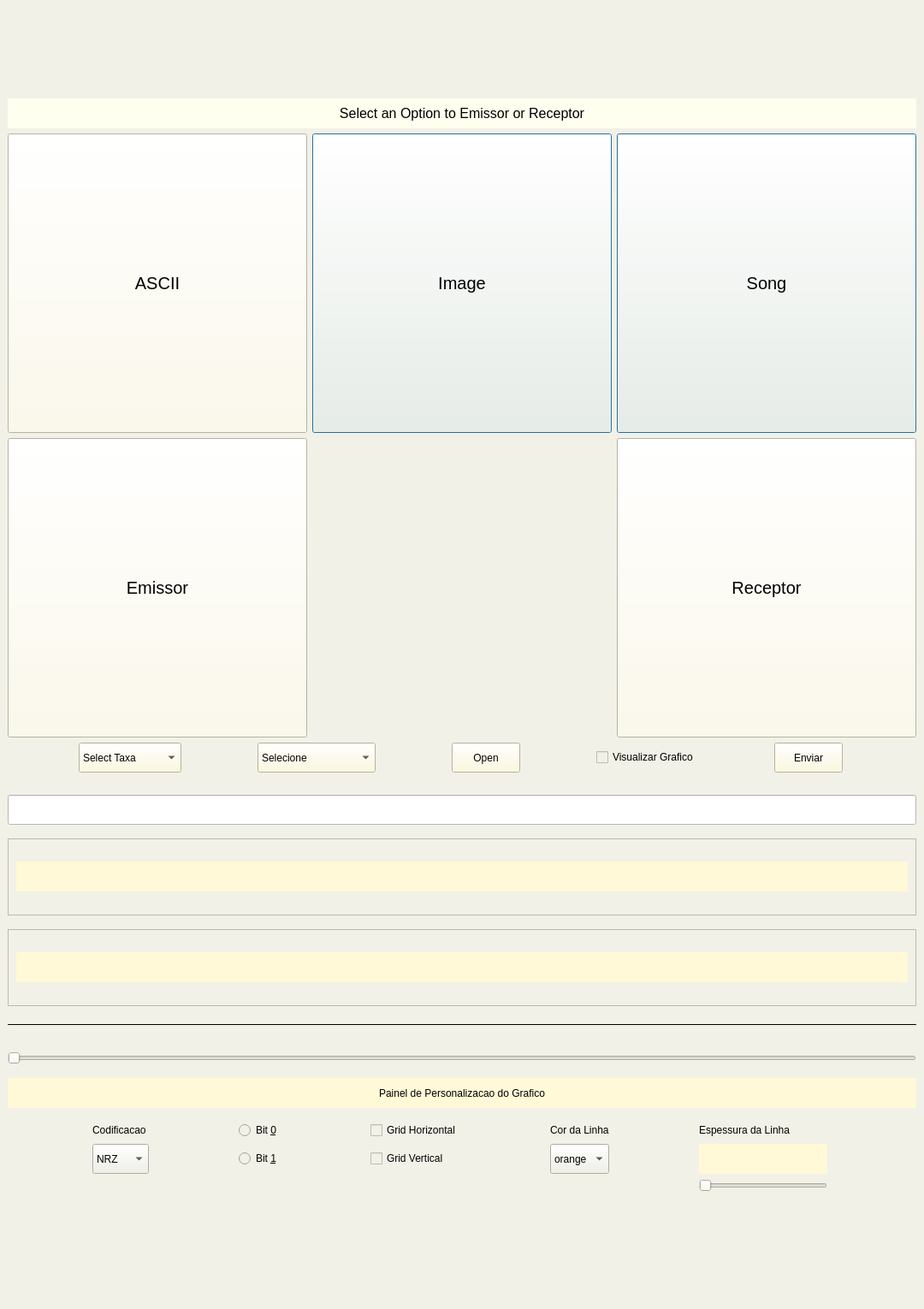
<?xml version="1.0" encoding="UTF-8"?>
<ui version="4.0">
 <class>MainWindow</class>
 <widget class="QMainWindow" name="MainWindow">
  <property name="geometry">
   <rect>
    <x>0</x>
    <y>0</y>
    <width>1080</width>
    <height>1530</height>
   </rect>
  </property>
  <property name="sizePolicy">
   <sizepolicy hsizetype="Fixed" vsizetype="Fixed">
    <horstretch>0</horstretch>
    <verstretch>0</verstretch>
   </sizepolicy>
  </property>
  <property name="minimumSize">
   <size>
    <width>1080</width>
    <height>450</height>
   </size>
  </property>
  <property name="maximumSize">
   <size>
    <width>1080</width>
    <height>16777215</height>
   </size>
  </property>
  <property name="baseSize">
   <size>
    <width>1080</width>
    <height>0</height>
   </size>
  </property>
  <property name="windowTitle">
   <string>MainWindow</string>
  </property>
  <property name="windowOpacity">
   <double>1.000000000000000</double>
  </property>
  <property name="toolTipDuration">
   <number>0</number>
  </property>
  <property name="styleSheet">
   <string notr="true">background-color: rgb(241, 241, 231);</string>
  </property>
  <widget class="QWidget" name="centralwidget">
   <layout class="QGridLayout" name="gridLayout_2">
    <item row="6" column="0">
     <layout class="QGridLayout" name="gridLayout_3">
      <item row="6" column="0">
       <widget class="QLabel" name="label5">
        <property name="sizePolicy">
         <sizepolicy hsizetype="Expanding" vsizetype="Fixed">
          <horstretch>0</horstretch>
          <verstretch>0</verstretch>
         </sizepolicy>
        </property>
        <property name="minimumSize">
         <size>
          <width>0</width>
          <height>35</height>
         </size>
        </property>
        <property name="styleSheet">
         <string notr="true">background-color: rgb(255, 249, 215);</string>
        </property>
        <property name="text">
         <string>Painel de Personalizacao do Grafico</string>
        </property>
        <property name="alignment">
         <set>Qt::AlignCenter</set>
        </property>
       </widget>
      </item>
      <item row="7" column="0">
       <spacer name="verticalSpacer_12">
        <property name="orientation">
         <enum>Qt::Vertical</enum>
        </property>
        <property name="sizeType">
         <enum>QSizePolicy::Fixed</enum>
        </property>
        <property name="sizeHint" stdset="0">
         <size>
          <width>20</width>
          <height>10</height>
         </size>
        </property>
       </spacer>
      </item>
      <item row="2" column="0">
       <spacer name="verticalSpacer_11">
        <property name="orientation">
         <enum>Qt::Vertical</enum>
        </property>
        <property name="sizeType">
         <enum>QSizePolicy::Fixed</enum>
        </property>
        <property name="sizeHint" stdset="0">
         <size>
          <width>20</width>
          <height>10</height>
         </size>
        </property>
       </spacer>
      </item>
      <item row="5" column="0">
       <spacer name="verticalSpacer_8">
        <property name="orientation">
         <enum>Qt::Vertical</enum>
        </property>
        <property name="sizeHint" stdset="0">
         <size>
          <width>20</width>
          <height>10</height>
         </size>
        </property>
       </spacer>
      </item>
      <item row="0" column="0">
       <layout class="QVBoxLayout" name="graphLayout">
        <property name="sizeConstraint">
         <enum>QLayout::SetMinimumSize</enum>
        </property>
       </layout>
      </item>
      <item row="9" column="0">
       <layout class="QGridLayout" name="gridLayout_6">
        <item row="1" column="0">
         <widget class="QComboBox" name="comboBox3">
          <property name="sizePolicy">
           <sizepolicy hsizetype="Fixed" vsizetype="Fixed">
            <horstretch>0</horstretch>
            <verstretch>0</verstretch>
           </sizepolicy>
          </property>
          <property name="minimumSize">
           <size>
            <width>0</width>
            <height>35</height>
           </size>
          </property>
          <item>
           <property name="text">
            <string>NRZ</string>
           </property>
          </item>
          <item>
           <property name="text">
            <string>NRZ-L</string>
           </property>
          </item>
          <item>
           <property name="text">
            <string>NRZ-I</string>
           </property>
          </item>
         </widget>
        </item>
        <item row="0" column="4">
         <widget class="QLabel" name="label8">
          <property name="sizePolicy">
           <sizepolicy hsizetype="Fixed" vsizetype="Fixed">
            <horstretch>0</horstretch>
            <verstretch>0</verstretch>
           </sizepolicy>
          </property>
          <property name="text">
           <string>Espessura da Linha</string>
          </property>
         </widget>
        </item>
        <item row="1" column="3">
         <widget class="QComboBox" name="comboBox4">
          <property name="sizePolicy">
           <sizepolicy hsizetype="Fixed" vsizetype="Fixed">
            <horstretch>0</horstretch>
            <verstretch>0</verstretch>
           </sizepolicy>
          </property>
          <property name="minimumSize">
           <size>
            <width>0</width>
            <height>35</height>
           </size>
          </property>
          <item>
           <property name="text">
            <string>orange</string>
           </property>
          </item>
          <item>
           <property name="text">
            <string>blue</string>
           </property>
          </item>
          <item>
           <property name="text">
            <string>cian</string>
           </property>
          </item>
          <item>
           <property name="text">
            <string>yellow</string>
           </property>
          </item>
          <item>
           <property name="text">
            <string>pink</string>
           </property>
          </item>
          <item>
           <property name="text">
            <string>green</string>
           </property>
          </item>
          <item>
           <property name="text">
            <string>red</string>
           </property>
          </item>
          <item>
           <property name="text">
            <string>white</string>
           </property>
          </item>
          <item>
           <property name="text">
            <string>purple</string>
           </property>
          </item>
         </widget>
        </item>
        <item row="0" column="1">
         <widget class="QRadioButton" name="radioButton1">
          <property name="sizePolicy">
           <sizepolicy hsizetype="Fixed" vsizetype="Fixed">
            <horstretch>0</horstretch>
            <verstretch>0</verstretch>
           </sizepolicy>
          </property>
          <property name="text">
           <string>Bit &amp;0</string>
          </property>
         </widget>
        </item>
        <item row="0" column="0">
         <widget class="QLabel" name="label6">
          <property name="sizePolicy">
           <sizepolicy hsizetype="Fixed" vsizetype="Fixed">
            <horstretch>0</horstretch>
            <verstretch>0</verstretch>
           </sizepolicy>
          </property>
          <property name="text">
           <string>Codificacao</string>
          </property>
         </widget>
        </item>
        <item row="0" column="2">
         <widget class="QCheckBox" name="checkBox2">
          <property name="text">
           <string>Grid Horizontal</string>
          </property>
         </widget>
        </item>
        <item row="1" column="1">
         <widget class="QRadioButton" name="radioButton2">
          <property name="text">
           <string>Bit &amp;1</string>
          </property>
         </widget>
        </item>
        <item row="1" column="4">
         <widget class="QLabel" name="label9">
          <property name="sizePolicy">
           <sizepolicy hsizetype="Fixed" vsizetype="Fixed">
            <horstretch>0</horstretch>
            <verstretch>0</verstretch>
           </sizepolicy>
          </property>
          <property name="minimumSize">
           <size>
            <width>50</width>
            <height>35</height>
           </size>
          </property>
          <property name="maximumSize">
           <size>
            <width>150</width>
            <height>16777215</height>
           </size>
          </property>
          <property name="styleSheet">
           <string notr="true">background-color: rgb(255, 249, 215);</string>
          </property>
          <property name="text">
           <string/>
          </property>
         </widget>
        </item>
        <item row="1" column="2">
         <widget class="QCheckBox" name="checkBox3">
          <property name="sizePolicy">
           <sizepolicy hsizetype="Fixed" vsizetype="Fixed">
            <horstretch>0</horstretch>
            <verstretch>0</verstretch>
           </sizepolicy>
          </property>
          <property name="text">
           <string>Grid Vertical</string>
          </property>
         </widget>
        </item>
        <item row="0" column="3">
         <widget class="QLabel" name="label7">
          <property name="sizePolicy">
           <sizepolicy hsizetype="Fixed" vsizetype="Fixed">
            <horstretch>0</horstretch>
            <verstretch>0</verstretch>
           </sizepolicy>
          </property>
          <property name="text">
           <string>Cor da Linha</string>
          </property>
         </widget>
        </item>
        <item row="2" column="4">
         <widget class="QSlider" name="horizontalSlider1">
          <property name="sizePolicy">
           <sizepolicy hsizetype="Fixed" vsizetype="Fixed">
            <horstretch>0</horstretch>
            <verstretch>0</verstretch>
           </sizepolicy>
          </property>
          <property name="minimumSize">
           <size>
            <width>150</width>
            <height>0</height>
           </size>
          </property>
          <property name="maximumSize">
           <size>
            <width>16777215</width>
            <height>100</height>
           </size>
          </property>
          <property name="orientation">
           <enum>Qt::Horizontal</enum>
          </property>
         </widget>
        </item>
       </layout>
      </item>
      <item row="3" column="0">
       <widget class="QSlider" name="horizontalSlider2">
        <property name="sizePolicy">
         <sizepolicy hsizetype="Expanding" vsizetype="Expanding">
          <horstretch>0</horstretch>
          <verstretch>0</verstretch>
         </sizepolicy>
        </property>
        <property name="orientation">
         <enum>Qt::Horizontal</enum>
        </property>
       </widget>
      </item>
     </layout>
    </item>
    <item row="1" column="0">
     <layout class="QGridLayout" name="gridLayout_5">
      <item row="1" column="0">
       <widget class="QPushButton" name="pushButton1">
        <property name="enabled">
         <bool>true</bool>
        </property>
        <property name="sizePolicy">
         <sizepolicy hsizetype="Expanding" vsizetype="Fixed">
          <horstretch>0</horstretch>
          <verstretch>0</verstretch>
         </sizepolicy>
        </property>
        <property name="minimumSize">
         <size>
          <width>0</width>
          <height>350</height>
         </size>
        </property>
        <property name="font">
         <font>
          <pointsize>15</pointsize>
         </font>
        </property>
        <property name="mouseTracking">
         <bool>false</bool>
        </property>
        <property name="statusTip">
         <string notr="true"/>
        </property>
        <property name="autoFillBackground">
         <bool>false</bool>
        </property>
        <property name="styleSheet">
         <string notr="true">background-color: rgb(255, 250, 230);</string>
        </property>
        <property name="text">
         <string>ASCII</string>
        </property>
        <property name="icon">
         <iconset>
          <normalon>Imagens/ASCII.png</normalon>
         </iconset>
        </property>
        <property name="iconSize">
         <size>
          <width>160</width>
          <height>160</height>
         </size>
        </property>
        <property name="checkable">
         <bool>false</bool>
        </property>
        <property name="checked">
         <bool>false</bool>
        </property>
        <property name="autoRepeat">
         <bool>false</bool>
        </property>
        <property name="autoExclusive">
         <bool>false</bool>
        </property>
        <property name="autoDefault">
         <bool>false</bool>
        </property>
        <property name="default">
         <bool>false</bool>
        </property>
       </widget>
      </item>
      <item row="0" column="0" colspan="3">
       <widget class="QLabel" name="label1">
        <property name="sizePolicy">
         <sizepolicy hsizetype="Expanding" vsizetype="Fixed">
          <horstretch>0</horstretch>
          <verstretch>0</verstretch>
         </sizepolicy>
        </property>
        <property name="minimumSize">
         <size>
          <width>0</width>
          <height>35</height>
         </size>
        </property>
        <property name="font">
         <font>
          <pointsize>12</pointsize>
         </font>
        </property>
        <property name="styleSheet">
         <string notr="true">background-color: rgb(255, 255, 239);</string>
        </property>
        <property name="text">
         <string>Select an Option to Emissor or Receptor</string>
        </property>
        <property name="alignment">
         <set>Qt::AlignCenter</set>
        </property>
       </widget>
      </item>
      <item row="1" column="2">
       <widget class="QPushButton" name="pushButton3">
        <property name="sizePolicy">
         <sizepolicy hsizetype="Expanding" vsizetype="Expanding">
          <horstretch>0</horstretch>
          <verstretch>0</verstretch>
         </sizepolicy>
        </property>
        <property name="minimumSize">
         <size>
          <width>0</width>
          <height>350</height>
         </size>
        </property>
        <property name="font">
         <font>
          <pointsize>15</pointsize>
         </font>
        </property>
        <property name="statusTip">
         <string notr="true"/>
        </property>
        <property name="styleSheet">
         <string notr="true">background-color: rgb(255, 250, 230);</string>
        </property>
        <property name="text">
         <string>Song</string>
        </property>
        <property name="icon">
         <iconset>
          <normalon>Imagens/SONG.png</normalon>
         </iconset>
        </property>
        <property name="iconSize">
         <size>
          <width>150</width>
          <height>150</height>
         </size>
        </property>
        <property name="autoDefault">
         <bool>false</bool>
        </property>
        <property name="default">
         <bool>true</bool>
        </property>
        <property name="flat">
         <bool>false</bool>
        </property>
       </widget>
      </item>
      <item row="1" column="1">
       <widget class="QPushButton" name="pushButton2">
        <property name="sizePolicy">
         <sizepolicy hsizetype="Expanding" vsizetype="Expanding">
          <horstretch>0</horstretch>
          <verstretch>0</verstretch>
         </sizepolicy>
        </property>
        <property name="minimumSize">
         <size>
          <width>0</width>
          <height>350</height>
         </size>
        </property>
        <property name="font">
         <font>
          <pointsize>15</pointsize>
         </font>
        </property>
        <property name="styleSheet">
         <string notr="true">background-color: rgb(255, 250, 230);</string>
        </property>
        <property name="text">
         <string>Image</string>
        </property>
        <property name="icon">
         <iconset>
          <normalon>Imagens/IMAGE.png</normalon>
         </iconset>
        </property>
        <property name="iconSize">
         <size>
          <width>150</width>
          <height>150</height>
         </size>
        </property>
        <property name="default">
         <bool>true</bool>
        </property>
        <property name="flat">
         <bool>false</bool>
        </property>
       </widget>
      </item>
      <item row="2" column="0">
       <widget class="QPushButton" name="pushButton4">
        <property name="sizePolicy">
         <sizepolicy hsizetype="Expanding" vsizetype="Fixed">
          <horstretch>0</horstretch>
          <verstretch>0</verstretch>
         </sizepolicy>
        </property>
        <property name="minimumSize">
         <size>
          <width>0</width>
          <height>350</height>
         </size>
        </property>
        <property name="font">
         <font>
          <pointsize>15</pointsize>
         </font>
        </property>
        <property name="styleSheet">
         <string notr="true">background-color: rgb(255, 250, 230);</string>
        </property>
        <property name="text">
         <string>Emissor</string>
        </property>
        <property name="icon">
         <iconset>
          <normaloff>Imagens/receive.png</normaloff>Imagens/receive.png</iconset>
        </property>
        <property name="iconSize">
         <size>
          <width>150</width>
          <height>150</height>
         </size>
        </property>
       </widget>
      </item>
      <item row="2" column="2">
       <widget class="QPushButton" name="pushButton5">
        <property name="sizePolicy">
         <sizepolicy hsizetype="Expanding" vsizetype="Fixed">
          <horstretch>0</horstretch>
          <verstretch>0</verstretch>
         </sizepolicy>
        </property>
        <property name="minimumSize">
         <size>
          <width>0</width>
          <height>350</height>
         </size>
        </property>
        <property name="font">
         <font>
          <pointsize>15</pointsize>
         </font>
        </property>
        <property name="styleSheet">
         <string notr="true">background-color: rgb(255, 250, 230);</string>
        </property>
        <property name="text">
         <string>Receptor</string>
        </property>
        <property name="icon">
         <iconset>
          <normaloff>Imagens/receive.png</normaloff>Imagens/receive.png</iconset>
        </property>
        <property name="iconSize">
         <size>
          <width>150</width>
          <height>150</height>
         </size>
        </property>
       </widget>
      </item>
     </layout>
    </item>
    <item row="2" column="0">
     <layout class="QGridLayout" name="gridLayout">
      <item row="0" column="0">
       <layout class="QVBoxLayout" name="verticalLayout">
        <item>
         <layout class="QHBoxLayout" name="horizontalLayout_4">
          <item>
           <widget class="QComboBox" name="comboBox1">
            <property name="sizePolicy">
             <sizepolicy hsizetype="Fixed" vsizetype="Fixed">
              <horstretch>0</horstretch>
              <verstretch>0</verstretch>
             </sizepolicy>
            </property>
            <property name="minimumSize">
             <size>
              <width>120</width>
              <height>35</height>
             </size>
            </property>
            <property name="styleSheet">
             <string notr="true">background-color: rgb(255, 249, 215);</string>
            </property>
            <item>
             <property name="text">
              <string>Select Taxa</string>
             </property>
            </item>
            <item>
             <property name="text">
              <string>9600</string>
             </property>
            </item>
            <item>
             <property name="text">
              <string>115200</string>
             </property>
            </item>
           </widget>
          </item>
          <item>
           <widget class="QComboBox" name="comboBox2">
            <property name="sizePolicy">
             <sizepolicy hsizetype="Fixed" vsizetype="Fixed">
              <horstretch>0</horstretch>
              <verstretch>0</verstretch>
             </sizepolicy>
            </property>
            <property name="minimumSize">
             <size>
              <width>0</width>
              <height>35</height>
             </size>
            </property>
            <property name="styleSheet">
             <string notr="true">background-color: rgb(255, 249, 215);</string>
            </property>
            <item>
             <property name="text">
              <string>Selecione</string>
             </property>
            </item>
            <item>
             <property name="text">
              <string>Entrada em Texto</string>
             </property>
            </item>
            <item>
             <property name="text">
              <string>Entrada em Arquivo</string>
             </property>
            </item>
           </widget>
          </item>
          <item>
           <widget class="QPushButton" name="pushButton6">
            <property name="sizePolicy">
             <sizepolicy hsizetype="Fixed" vsizetype="Fixed">
              <horstretch>0</horstretch>
              <verstretch>0</verstretch>
             </sizepolicy>
            </property>
            <property name="minimumSize">
             <size>
              <width>0</width>
              <height>35</height>
             </size>
            </property>
            <property name="styleSheet">
             <string notr="true">background-color: rgb(255, 249, 215);</string>
            </property>
            <property name="text">
             <string>Open</string>
            </property>
           </widget>
          </item>
          <item>
           <widget class="QCheckBox" name="checkBox1">
            <property name="sizePolicy">
             <sizepolicy hsizetype="Fixed" vsizetype="Fixed">
              <horstretch>0</horstretch>
              <verstretch>0</verstretch>
             </sizepolicy>
            </property>
            <property name="text">
             <string>Visualizar Grafico</string>
            </property>
           </widget>
          </item>
          <item>
           <widget class="QPushButton" name="pushButton7">
            <property name="sizePolicy">
             <sizepolicy hsizetype="Fixed" vsizetype="Fixed">
              <horstretch>0</horstretch>
              <verstretch>0</verstretch>
             </sizepolicy>
            </property>
            <property name="minimumSize">
             <size>
              <width>0</width>
              <height>35</height>
             </size>
            </property>
            <property name="styleSheet">
             <string notr="true">background-color: rgb(255, 249, 215);</string>
            </property>
            <property name="text">
             <string>Enviar</string>
            </property>
           </widget>
          </item>
         </layout>
        </item>
       </layout>
      </item>
      <item row="1" column="0">
       <spacer name="verticalSpacer_3">
        <property name="orientation">
         <enum>Qt::Vertical</enum>
        </property>
        <property name="sizeType">
         <enum>QSizePolicy::Fixed</enum>
        </property>
        <property name="sizeHint" stdset="0">
         <size>
          <width>20</width>
          <height>20</height>
         </size>
        </property>
       </spacer>
      </item>
      <item row="7" column="0">
       <widget class="QScrollArea" name="scrollArea2">
        <property name="sizePolicy">
         <sizepolicy hsizetype="Expanding" vsizetype="Fixed">
          <horstretch>0</horstretch>
          <verstretch>0</verstretch>
         </sizepolicy>
        </property>
        <property name="minimumSize">
         <size>
          <width>0</width>
          <height>90</height>
         </size>
        </property>
        <property name="maximumSize">
         <size>
          <width>16777215</width>
          <height>90</height>
         </size>
        </property>
        <property name="styleSheet">
         <string notr="true"/>
        </property>
        <property name="widgetResizable">
         <bool>true</bool>
        </property>
        <widget class="QWidget" name="scrollAreaWidgetContents_2">
         <property name="geometry">
          <rect>
           <x>0</x>
           <y>0</y>
           <width>1062</width>
           <height>86</height>
          </rect>
         </property>
         <layout class="QHBoxLayout" name="horizontalLayout">
          <item>
           <widget class="QLabel" name="label3">
            <property name="sizePolicy">
             <sizepolicy hsizetype="Expanding" vsizetype="Fixed">
              <horstretch>0</horstretch>
              <verstretch>0</verstretch>
             </sizepolicy>
            </property>
            <property name="minimumSize">
             <size>
              <width>0</width>
              <height>35</height>
             </size>
            </property>
            <property name="styleSheet">
             <string notr="true">background-color: rgb(255, 249, 215);</string>
            </property>
            <property name="text">
             <string/>
            </property>
           </widget>
          </item>
         </layout>
        </widget>
       </widget>
      </item>
      <item row="3" column="0">
       <spacer name="verticalSpacer_7">
        <property name="orientation">
         <enum>Qt::Vertical</enum>
        </property>
        <property name="sizeType">
         <enum>QSizePolicy::Fixed</enum>
        </property>
        <property name="sizeHint" stdset="0">
         <size>
          <width>20</width>
          <height>10</height>
         </size>
        </property>
       </spacer>
      </item>
      <item row="6" column="0">
       <spacer name="verticalSpacer_6">
        <property name="orientation">
         <enum>Qt::Vertical</enum>
        </property>
        <property name="sizeType">
         <enum>QSizePolicy::Fixed</enum>
        </property>
        <property name="sizeHint" stdset="0">
         <size>
          <width>20</width>
          <height>10</height>
         </size>
        </property>
       </spacer>
      </item>
      <item row="5" column="0">
       <widget class="QScrollArea" name="scrollArea1">
        <property name="sizePolicy">
         <sizepolicy hsizetype="Expanding" vsizetype="Fixed">
          <horstretch>0</horstretch>
          <verstretch>0</verstretch>
         </sizepolicy>
        </property>
        <property name="minimumSize">
         <size>
          <width>0</width>
          <height>90</height>
         </size>
        </property>
        <property name="maximumSize">
         <size>
          <width>16777215</width>
          <height>90</height>
         </size>
        </property>
        <property name="widgetResizable">
         <bool>true</bool>
        </property>
        <widget class="QWidget" name="scrollAreaWidgetContents">
         <property name="geometry">
          <rect>
           <x>0</x>
           <y>0</y>
           <width>1062</width>
           <height>86</height>
          </rect>
         </property>
         <layout class="QVBoxLayout" name="verticalLayout_2">
          <item>
           <widget class="QLabel" name="label2">
            <property name="sizePolicy">
             <sizepolicy hsizetype="Expanding" vsizetype="Fixed">
              <horstretch>0</horstretch>
              <verstretch>0</verstretch>
             </sizepolicy>
            </property>
            <property name="minimumSize">
             <size>
              <width>0</width>
              <height>35</height>
             </size>
            </property>
            <property name="maximumSize">
             <size>
              <width>16777215</width>
              <height>35</height>
             </size>
            </property>
            <property name="styleSheet">
             <string notr="true">background-color: rgb(255, 249, 215);</string>
            </property>
            <property name="text">
             <string/>
            </property>
           </widget>
          </item>
         </layout>
        </widget>
       </widget>
      </item>
      <item row="2" column="0">
       <widget class="QLineEdit" name="lineEdit1">
        <property name="minimumSize">
         <size>
          <width>0</width>
          <height>35</height>
         </size>
        </property>
        <property name="styleSheet">
         <string notr="true">background-color: rgb(255, 255, 255);</string>
        </property>
       </widget>
      </item>
     </layout>
    </item>
    <item row="3" column="0">
     <spacer name="verticalSpacer">
      <property name="orientation">
       <enum>Qt::Vertical</enum>
      </property>
      <property name="sizeType">
       <enum>QSizePolicy::Fixed</enum>
      </property>
      <property name="sizeHint" stdset="0">
       <size>
        <width>20</width>
        <height>15</height>
       </size>
      </property>
     </spacer>
    </item>
    <item row="0" column="0">
     <spacer name="verticalSpacer_4">
      <property name="orientation">
       <enum>Qt::Vertical</enum>
      </property>
      <property name="sizeHint" stdset="0">
       <size>
        <width>20</width>
        <height>40</height>
       </size>
      </property>
     </spacer>
    </item>
    <item row="4" column="0">
     <widget class="QLabel" name="label10">
      <property name="sizePolicy">
       <sizepolicy hsizetype="Expanding" vsizetype="Fixed">
        <horstretch>0</horstretch>
        <verstretch>0</verstretch>
       </sizepolicy>
      </property>
      <property name="maximumSize">
       <size>
        <width>16777215</width>
        <height>1</height>
       </size>
      </property>
      <property name="styleSheet">
       <string notr="true">background-color: rgb(0, 0, 0);</string>
      </property>
      <property name="text">
       <string/>
      </property>
     </widget>
    </item>
    <item row="7" column="0">
     <spacer name="verticalSpacer_13">
      <property name="orientation">
       <enum>Qt::Vertical</enum>
      </property>
      <property name="sizeHint" stdset="0">
       <size>
        <width>20</width>
        <height>40</height>
       </size>
      </property>
     </spacer>
    </item>
    <item row="5" column="0">
     <spacer name="verticalSpacer_9">
      <property name="orientation">
       <enum>Qt::Vertical</enum>
      </property>
      <property name="sizeType">
       <enum>QSizePolicy::Fixed</enum>
      </property>
      <property name="sizeHint" stdset="0">
       <size>
        <width>20</width>
        <height>15</height>
       </size>
      </property>
     </spacer>
    </item>
   </layout>
  </widget>
  <widget class="QMenuBar" name="menubar">
   <property name="geometry">
    <rect>
     <x>0</x>
     <y>0</y>
     <width>1080</width>
     <height>30</height>
    </rect>
   </property>
  </widget>
  <widget class="QStatusBar" name="statusbar"/>
 </widget>
 <resources/>
 <connections/>
</ui>
